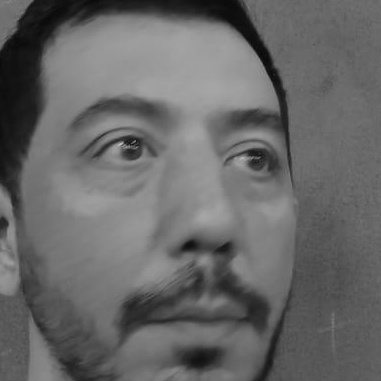
#> input picture Caras_cortadas/Abel/Abel_07_01.jpg, 381 x 381 px; its folder holds only this picture in this run
$ jupyter execute Aumentation.ipynb
#> lines starting #> are read from the running program, lines starting #| are printed output that depends on the picture
[cell 1]
import cv2
import os
import numpy as np
from PIL import Image, ImageEnhance, ImageOps
import random


# Definir la ruta de la carpeta de imágenes y la carpeta de salida para las imágenes aumentadas
ruta_carpeta = '../Caras_cortadas'
ruta_salida = '../Caras_aumentadas'

[cell 2]
import os
import cv2
import numpy as np

# Crear la carpeta de salida si no existe
if not os.path.exists(ruta_salida):
    os.makedirs(ruta_salida)

# Funciones de aumentación
def rotar_imagen(imagen, angulo):
    """Rota la imagen en el ángulo especificado."""
    (h, w) = imagen.shape[:2]
    centro = (w // 2, h // 2)
    matriz_rotacion = cv2.getRotationMatrix2D(centro, angulo, 1.0)
    return cv2.warpAffine(imagen, matriz_rotacion, (w, h))

def desplazar_imagen(imagen, x, y):
    """Desplaza la imagen en x e y."""
    matriz_desplazamiento = np.float32([[1, 0, x], [0, 1, y]])
    return cv2.warpAffine(imagen, matriz_desplazamiento, (imagen.shape[1], imagen.shape[0]))

def escalar_imagen(imagen, escala):
    """Escala la imagen por el factor especificado."""
    h, w = imagen.shape[:2]
    return cv2.resize(imagen, (int(w * escala), int(h * escala)))

def aplicar_cutout(imagen, tamano_recorte):
    """Aplica un recorte negro (cutout) a la imagen en una ubicación aleatoria."""
    h, w = imagen.shape[:2]
    x_inicio = np.random.randint(0, max(1, w - tamano_recorte))
    y_inicio = np.random.randint(0, max(1, h - tamano_recorte))
    imagen_cutout = imagen.copy()
    imagen_cutout[y_inicio:y_inicio+tamano_recorte, x_inicio:x_inicio+tamano_recorte] = 0
    return imagen_cutout

def voltear_imagen(imagen, direccion):
    """Voltea la imagen: horizontal (1), vertical (0)."""
    return cv2.flip(imagen, direccion)

def transformar_perspectiva(imagen):
    """Aplica una transformación de perspectiva aleatoria."""
    h, w = imagen.shape[:2]
    puntos_originales = np.float32([[0, 0], [w-1, 0], [0, h-1], [w-1, h-1]])
    desplazamiento = np.random.randint(-10, 10, (4, 2)).astype(np.float32)
    puntos_destino = puntos_originales + desplazamiento
    matriz_perspectiva = cv2.getPerspectiveTransform(puntos_originales, puntos_destino)
    return cv2.warpPerspective(imagen, matriz_perspectiva, (w, h))

# Aplicar aumentaciones
for persona in os.listdir(ruta_carpeta):
    ruta_persona = os.path.join(ruta_carpeta, persona)
    if os.path.isdir(ruta_persona):
        ruta_salida_persona = os.path.join(ruta_salida, persona)
        if not os.path.exists(ruta_salida_persona):
            os.makedirs(ruta_salida_persona)

        for archivo in os.listdir(ruta_persona):
            ruta_imagen = os.path.join(ruta_persona, archivo)
            imagen = cv2.imread(ruta_imagen, cv2.IMREAD_GRAYSCALE)
#> imagen is the input picture: shape (381, 381); min 6, max 200, mean 103.5

            if imagen is not None:
                # Guardar la imagen original
                cv2.imwrite(os.path.join(ruta_salida_persona, archivo), imagen)

                # Rotaciones con ángulos pequeños y grandes
                angulos_pequenos = range(-15, 16, 3)  # Ángulos de -15 a 15 con pasos de 3
                angulos_grandes = [15, -15, 30, -30, 45, -45, 90, -90]
                angulos_totales = list(angulos_pequenos) + angulos_grandes

                for angulo in angulos_totales:
                    imagen_rotada = rotar_imagen(imagen, angulo)
                    nombre_archivo = f"{archivo.split('.')[0]}_rotada_{angulo}.jpg"
                    cv2.imwrite(os.path.join(ruta_salida_persona, nombre_archivo), imagen_rotada)
#> this loop made 19 passes
#> pass 1, `imagen_rotada = rotar_imagen(imagen, angulo)`:
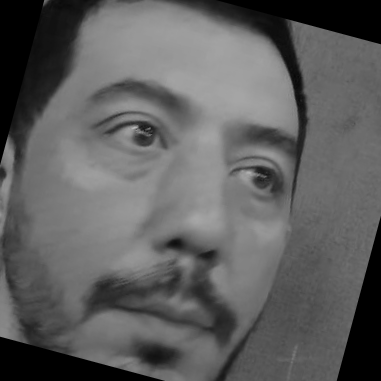
#> imagen_rotada: shape (381, 381); min 0, max 186, mean 94.8
#> pass 2, `imagen_rotada = rotar_imagen(imagen, angulo)`:
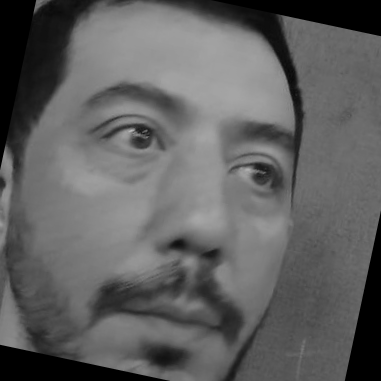
#> imagen_rotada: shape (381, 381); min 0, max 188, mean 96.2
#> pass 3, `imagen_rotada = rotar_imagen(imagen, angulo)`:
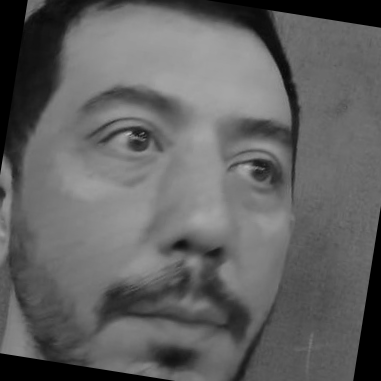
#> imagen_rotada: shape (381, 381); min 0, max 185, mean 97.8

                # Desplazamientos
                for desplazamiento in [(5, 5), (-5, -5), (10, 0), (0, 10), (15, -10), (-10, 15)]:
                    imagen_desplazada = desplazar_imagen(imagen, desplazamiento[0], desplazamiento[1])
                    nombre_archivo = f"{archivo.split('.')[0]}_desplazada_{desplazamiento[0]}_{desplazamiento[1]}.jpg"
                    cv2.imwrite(os.path.join(ruta_salida_persona, nombre_archivo), imagen_desplazada)
#> this loop made 6 passes
#> pass 1, `imagen_desplazada = desplazar_imagen(imagen, desplazamiento[0], despla..`:
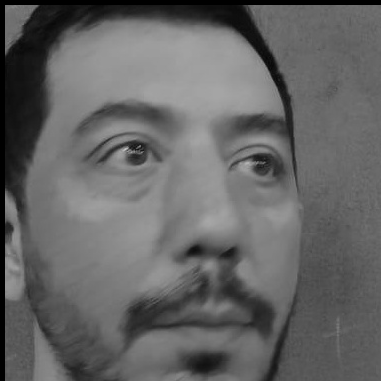
#> imagen_desplazada: shape (381, 381); min 0, max 200, mean 100.9
#> pass 2, `imagen_desplazada = desplazar_imagen(imagen, desplazamiento[0], despla..`:
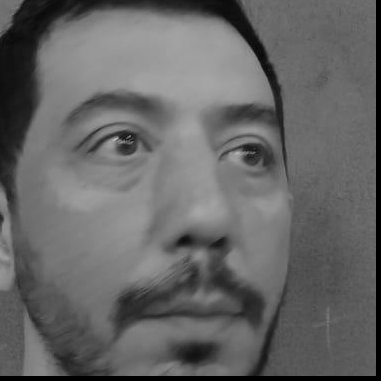
#> imagen_desplazada: shape (381, 381); min 0, max 200, mean 101.7
#> pass 3, `imagen_desplazada = desplazar_imagen(imagen, desplazamiento[0], despla..`:
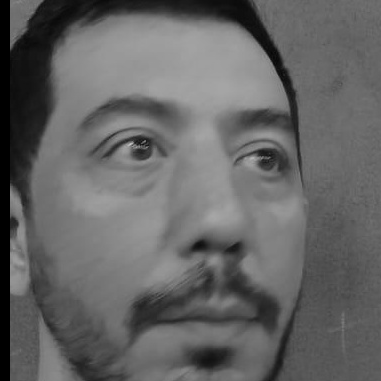
#> imagen_desplazada: shape (381, 381); min 0, max 200, mean 100.8

                # Escalado
                for escala in [1.1, 0.9, 1.2, 0.8]:
                    imagen_escalada = escalar_imagen(imagen, escala)
                    nombre_archivo = f"{archivo.split('.')[0]}_escalada_{escala}.jpg"
                    cv2.imwrite(os.path.join(ruta_salida_persona, nombre_archivo), imagen_escalada)

                # Cutout
                for tamano in [5, 10, 15]:
                    imagen_cutout = aplicar_cutout(imagen, tamano)
                    nombre_archivo = f"{archivo.split('.')[0]}_cutout_{tamano}.jpg"
                    cv2.imwrite(os.path.join(ruta_salida_persona, nombre_archivo), imagen_cutout)

                # Volteos (solo horizontales y verticales)
                direccion=1  # 0: vertical, 1: horizontal
                imagen_volteada = voltear_imagen(imagen, direccion)
#> in voltear_imagen, `return cv2.flip(imagen, direccion)`:
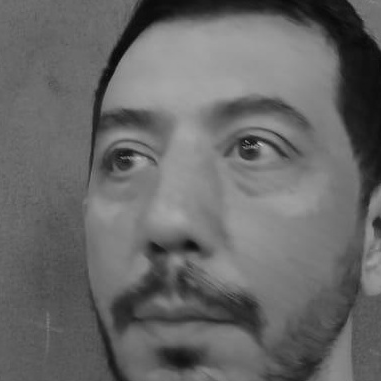
#> returned value: shape (381, 381); min 6, max 200, mean 103.5
                nombre_archivo = f"{archivo.split('.')[0]}_flip_{direccion}.jpg"
                cv2.imwrite(os.path.join(ruta_salida_persona, nombre_archivo), imagen_volteada)

                # Transformación de perspectiva
                imagen_perspectiva = transformar_perspectiva(imagen)
#> in transformar_perspectiva, `matriz_perspectiva = cv2.getPerspectiveTransform(puntos_originales, pu..`: matriz_perspectiva = [[1.03, 0.0405, -7], [0.0318, 1.04, -3], [2.55e-05, 0.000129, 1]]
#> in transformar_perspectiva, `return cv2.warpPerspective(imagen, matriz_perspectiva, (w, h))`:
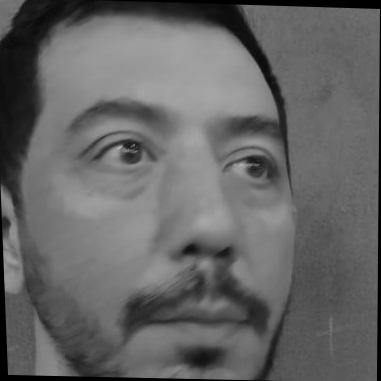
#> returned value: shape (381, 381); min 0, max 186, mean 101
                nombre_archivo = f"{archivo.split('.')[0]}_perspectiva.jpg"
                cv2.imwrite(os.path.join(ruta_salida_persona, nombre_archivo), imagen_perspectiva)
#> pass 2 of the loop `for persona in os.listdir(ruta_carpeta):`:
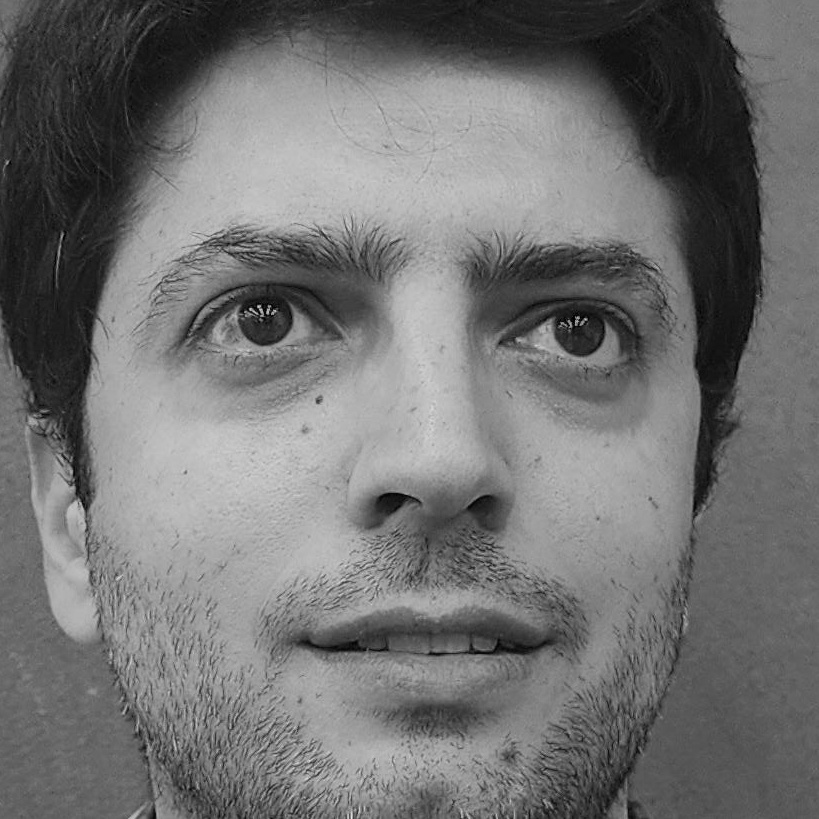
#> input picture Caras_cortadas/Carlos/Carlos_13_01.jpg, 819 x 819 px
#> imagen is the input picture: shape (819, 819); min 0, max 232, mean 113.2
#> the loop `for angulo in angulos_totales:` made 19 passes
#> (matriz_rotacion in rotar_imagen, nombre_archivo) on passes 1 to 5: ([[0.966, -0.259, 119.8], [0.259, 0.966, -91.92]], 'Carlos_13_01_rotada_-15.jpg'), ([[0.978, -0.208, 93.97], [0.208, 0.978, -76.1]], 'Carlos_13_01_rotada_-12.jpg'), ([[0.988, -0.156, 69.02], [0.156, 0.988, -58.95]], 'Carlos_13_01_rotada_-9.jpg'), ([[0.995, -0.105, 44.99], [0.105, 0.995, -40.51]], 'Carlos_13_01_rotada_-6.jpg'), ([[0.999, -0.0523, 21.97], [0.0523, 0.999, -20.84]], 'Carlos_13_01_rotada_-3.jpg')
#> pass 1, `imagen_rotada = rotar_imagen(imagen, angulo)`:
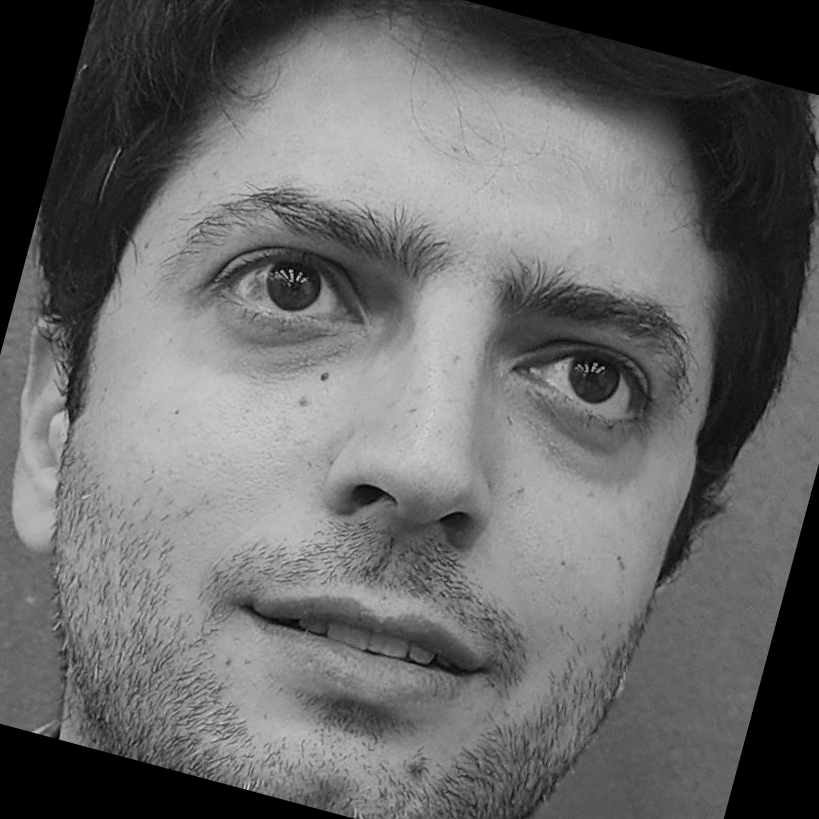
#> imagen_rotada: shape (819, 819); min 0, max 218, mean 104.3
#> the loop `for desplazamiento in [(5, 5), (-5, -5), (10, 0), (0, 10), (15, -10), ..` made 6 passes
#> nombre_archivo on passes 1 to 6: 'Carlos_13_01_desplazada_5_5.jpg', 'Carlos_13_01_desplazada_-5_-5.jpg', 'Carlos_13_01_desplazada_10_0.jpg', 'Carlos_13_01_desplazada_0_10.jpg', 'Carlos_13_01_desplazada_15_-10.jpg', 'Carlos_13_01_desplazada_-10_15.jpg'
#> the loop `for escala in [1.1, 0.9, 1.2, 0.8]:` made 4 passes
#> nombre_archivo on passes 1 to 4: 'Carlos_13_01_escalada_1.1.jpg', 'Carlos_13_01_escalada_0.9.jpg', 'Carlos_13_01_escalada_1.2.jpg', 'Carlos_13_01_escalada_0.8.jpg'
#> the loop `for tamano in [5, 10, 15]:` made 3 passes
#> nombre_archivo on passes 1 to 3: 'Carlos_13_01_cutout_5.jpg', 'Carlos_13_01_cutout_10.jpg', 'Carlos_13_01_cutout_15.jpg'
#> `nombre_archivo = f"{archivo.split('.')[0]}_flip_{direccion}.jpg"`: nombre_archivo = 'Carlos_13_01_flip_1.jpg'
#> matriz_perspectiva = [[0.999, -0.00976, 7], [0.00366, 1, -5], [4.42e-06, -1.63e-05, 1]]
#> in transformar_perspectiva (call 2), `return cv2.warpPerspective(imagen, matriz_perspectiva, (w, h))`:
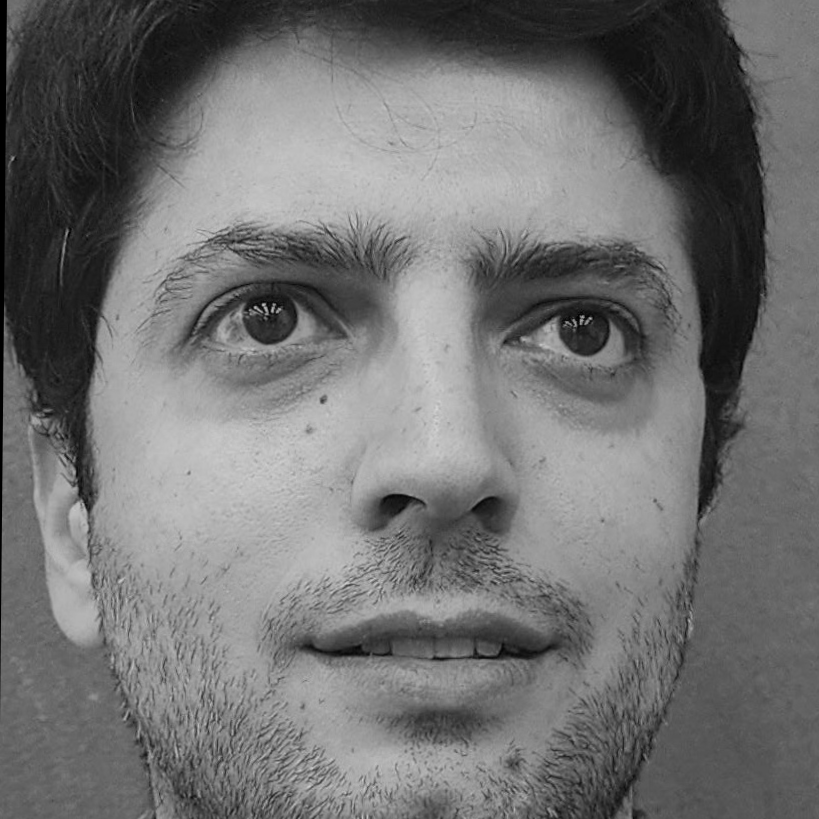
#> returned value: shape (819, 819); min 0, max 214, mean 113.4
#> `nombre_archivo = f"{archivo.split('.')[0]}_perspectiva.jpg"`: nombre_archivo = 'Carlos_13_01_perspectiva.jpg'
#> pass 3 of the loop `for persona in os.listdir(ruta_carpeta):`:
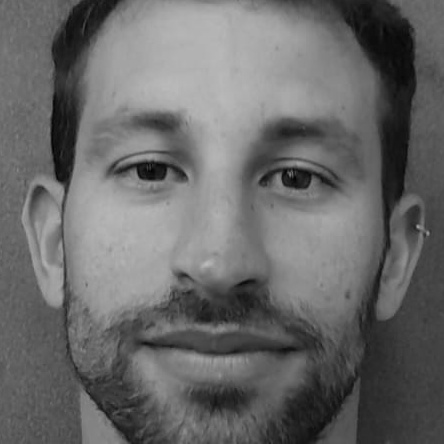
#> input picture Caras_cortadas/Federico G/Federico G_06_01.jpg, 444 x 444 px
#> imagen is the input picture: shape (444, 444); min 2, max 188, mean 105.2
#> the loop `for angulo in angulos_totales:` made 19 passes
#> pass 1, `imagen_rotada = rotar_imagen(imagen, angulo)`:
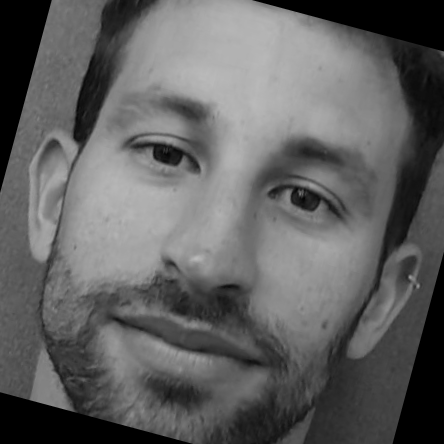
#> imagen_rotada: shape (444, 444); min 0, max 186, mean 97
#> in transformar_perspectiva (call 4), `return cv2.warpPerspective(imagen, matriz_perspectiva, (w, h))`:
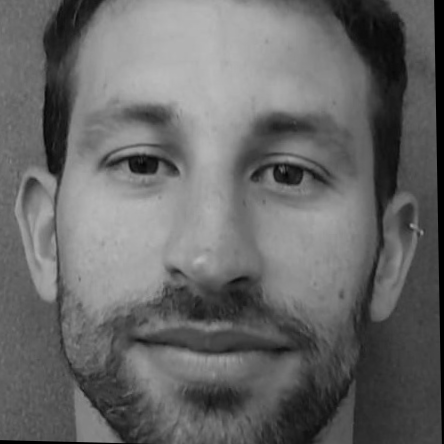
#> returned value: shape (444, 444); min 0, max 187, mean 103.7

print("Aumentación de imágenes completada.")
